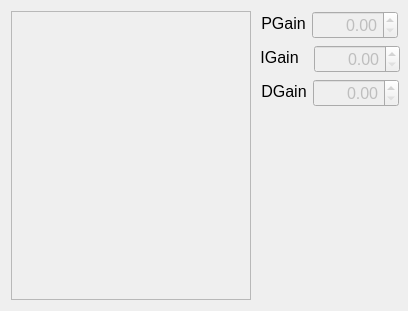
<?xml version="1.0" encoding="UTF-8"?>
<ui version="4.0">
 <class>WidgetProfileDisplay</class>
 <widget class="QWidget" name="WidgetProfileDisplay">
  <property name="geometry">
   <rect>
    <x>0</x>
    <y>0</y>
    <width>408</width>
    <height>311</height>
   </rect>
  </property>
  <property name="sizePolicy">
   <sizepolicy hsizetype="Fixed" vsizetype="Fixed">
    <horstretch>0</horstretch>
    <verstretch>0</verstretch>
   </sizepolicy>
  </property>
  <property name="windowTitle">
   <string>Form</string>
  </property>
  <layout class="QGridLayout" name="gridLayout_2">
   <item row="0" column="0" rowspan="2">
    <widget class="QScrollArea" name="scrollArea">
     <property name="sizePolicy">
      <sizepolicy hsizetype="MinimumExpanding" vsizetype="MinimumExpanding">
       <horstretch>0</horstretch>
       <verstretch>0</verstretch>
      </sizepolicy>
     </property>
     <property name="minimumSize">
      <size>
       <width>240</width>
       <height>0</height>
      </size>
     </property>
     <property name="widgetResizable">
      <bool>true</bool>
     </property>
     <widget class="QWidget" name="scrollAreaWidgetContents">
      <property name="geometry">
       <rect>
        <x>0</x>
        <y>0</y>
        <width>238</width>
        <height>291</height>
       </rect>
      </property>
      <property name="sizePolicy">
       <sizepolicy hsizetype="MinimumExpanding" vsizetype="MinimumExpanding">
        <horstretch>0</horstretch>
        <verstretch>0</verstretch>
       </sizepolicy>
      </property>
      <layout class="QGridLayout" name="gridLayout">
       <item row="0" column="0">
        <layout class="QVBoxLayout" name="verticalLayout_Variables">
         <property name="spacing">
          <number>4</number>
         </property>
         <property name="sizeConstraint">
          <enum>QLayout::SetDefaultConstraint</enum>
         </property>
        </layout>
       </item>
      </layout>
     </widget>
    </widget>
   </item>
   <item row="0" column="1">
    <layout class="QVBoxLayout" name="verticalLayout">
     <item>
      <layout class="QFormLayout" name="formLayout_3">
       <property name="formAlignment">
        <set>Qt::AlignHCenter|Qt::AlignTop</set>
       </property>
       <item row="0" column="0">
        <widget class="QLabel" name="label_2">
         <property name="sizePolicy">
          <sizepolicy hsizetype="Fixed" vsizetype="Fixed">
           <horstretch>0</horstretch>
           <verstretch>0</verstretch>
          </sizepolicy>
         </property>
         <property name="maximumSize">
          <size>
           <width>60</width>
           <height>25</height>
          </size>
         </property>
         <property name="font">
          <font>
           <pointsize>12</pointsize>
          </font>
         </property>
         <property name="text">
          <string>PGain</string>
         </property>
         <property name="alignment">
          <set>Qt::AlignCenter</set>
         </property>
        </widget>
       </item>
       <item row="0" column="1">
        <widget class="QDoubleSpinBox" name="doubleSpinBox_PGain">
         <property name="enabled">
          <bool>false</bool>
         </property>
         <property name="sizePolicy">
          <sizepolicy hsizetype="Fixed" vsizetype="Fixed">
           <horstretch>0</horstretch>
           <verstretch>0</verstretch>
          </sizepolicy>
         </property>
         <property name="font">
          <font>
           <pointsize>12</pointsize>
          </font>
         </property>
         <property name="alignment">
          <set>Qt::AlignRight|Qt::AlignTrailing|Qt::AlignVCenter</set>
         </property>
         <property name="maximum">
          <double>1000.000000000000000</double>
         </property>
         <property name="value">
          <double>0.000000000000000</double>
         </property>
        </widget>
       </item>
      </layout>
     </item>
     <item>
      <layout class="QFormLayout" name="formLayout_2">
       <property name="formAlignment">
        <set>Qt::AlignHCenter|Qt::AlignTop</set>
       </property>
       <item row="0" column="0">
        <widget class="QLabel" name="label_IGain">
         <property name="sizePolicy">
          <sizepolicy hsizetype="Fixed" vsizetype="Fixed">
           <horstretch>0</horstretch>
           <verstretch>0</verstretch>
          </sizepolicy>
         </property>
         <property name="maximumSize">
          <size>
           <width>60</width>
           <height>25</height>
          </size>
         </property>
         <property name="font">
          <font>
           <pointsize>12</pointsize>
          </font>
         </property>
         <property name="text">
          <string>IGain  </string>
         </property>
         <property name="alignment">
          <set>Qt::AlignCenter</set>
         </property>
        </widget>
       </item>
       <item row="0" column="1">
        <widget class="QDoubleSpinBox" name="doubleSpinBox_IGain">
         <property name="enabled">
          <bool>false</bool>
         </property>
         <property name="sizePolicy">
          <sizepolicy hsizetype="Fixed" vsizetype="Fixed">
           <horstretch>0</horstretch>
           <verstretch>0</verstretch>
          </sizepolicy>
         </property>
         <property name="font">
          <font>
           <pointsize>12</pointsize>
          </font>
         </property>
         <property name="alignment">
          <set>Qt::AlignRight|Qt::AlignTrailing|Qt::AlignVCenter</set>
         </property>
         <property name="maximum">
          <double>1000.000000000000000</double>
         </property>
         <property name="value">
          <double>0.000000000000000</double>
         </property>
        </widget>
       </item>
      </layout>
     </item>
     <item>
      <layout class="QFormLayout" name="formLayout">
       <property name="formAlignment">
        <set>Qt::AlignHCenter|Qt::AlignTop</set>
       </property>
       <item row="0" column="0">
        <widget class="QLabel" name="label_DGain">
         <property name="sizePolicy">
          <sizepolicy hsizetype="Fixed" vsizetype="Fixed">
           <horstretch>0</horstretch>
           <verstretch>0</verstretch>
          </sizepolicy>
         </property>
         <property name="maximumSize">
          <size>
           <width>60</width>
           <height>25</height>
          </size>
         </property>
         <property name="font">
          <font>
           <pointsize>12</pointsize>
          </font>
         </property>
         <property name="text">
          <string>DGain</string>
         </property>
         <property name="alignment">
          <set>Qt::AlignCenter</set>
         </property>
        </widget>
       </item>
       <item row="0" column="1">
        <widget class="QDoubleSpinBox" name="doubleSpinBox_DGain">
         <property name="enabled">
          <bool>false</bool>
         </property>
         <property name="sizePolicy">
          <sizepolicy hsizetype="Fixed" vsizetype="Fixed">
           <horstretch>0</horstretch>
           <verstretch>0</verstretch>
          </sizepolicy>
         </property>
         <property name="font">
          <font>
           <pointsize>12</pointsize>
          </font>
         </property>
         <property name="alignment">
          <set>Qt::AlignRight|Qt::AlignTrailing|Qt::AlignVCenter</set>
         </property>
         <property name="maximum">
          <double>1000.000000000000000</double>
         </property>
         <property name="value">
          <double>0.000000000000000</double>
         </property>
        </widget>
       </item>
      </layout>
     </item>
    </layout>
   </item>
   <item row="1" column="1">
    <spacer name="verticalSpacer">
     <property name="orientation">
      <enum>Qt::Vertical</enum>
     </property>
     <property name="sizeHint" stdset="0">
      <size>
       <width>20</width>
       <height>186</height>
      </size>
     </property>
    </spacer>
   </item>
  </layout>
 </widget>
 <resources/>
 <connections/>
</ui>
